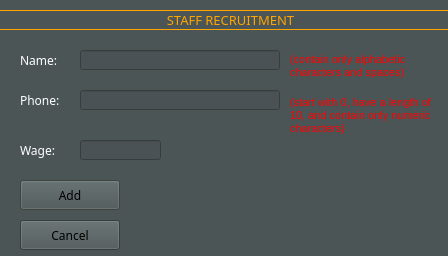
<?xml version="1.0" encoding="UTF-8"?>
<ui version="4.0">
 <class>AddToStaff</class>
 <widget class="QDialog" name="AddToStaff">
  <property name="geometry">
   <rect>
    <x>0</x>
    <y>0</y>
    <width>448</width>
    <height>256</height>
   </rect>
  </property>
  <property name="palette">
   <palette>
    <active>
     <colorrole role="WindowText">
      <brush brushstyle="SolidPattern">
       <color alpha="255">
        <red>255</red>
        <green>255</green>
        <blue>255</blue>
       </color>
      </brush>
     </colorrole>
     <colorrole role="Button">
      <brush brushstyle="SolidPattern">
       <color alpha="255">
        <red>75</red>
        <green>85</green>
        <blue>85</blue>
       </color>
      </brush>
     </colorrole>
     <colorrole role="Light">
      <brush brushstyle="SolidPattern">
       <color alpha="255">
        <red>112</red>
        <green>127</green>
        <blue>127</blue>
       </color>
      </brush>
     </colorrole>
     <colorrole role="Midlight">
      <brush brushstyle="SolidPattern">
       <color alpha="255">
        <red>93</red>
        <green>106</green>
        <blue>106</blue>
       </color>
      </brush>
     </colorrole>
     <colorrole role="Dark">
      <brush brushstyle="SolidPattern">
       <color alpha="255">
        <red>37</red>
        <green>42</green>
        <blue>42</blue>
       </color>
      </brush>
     </colorrole>
     <colorrole role="Mid">
      <brush brushstyle="SolidPattern">
       <color alpha="255">
        <red>50</red>
        <green>57</green>
        <blue>57</blue>
       </color>
      </brush>
     </colorrole>
     <colorrole role="Text">
      <brush brushstyle="SolidPattern">
       <color alpha="255">
        <red>0</red>
        <green>0</green>
        <blue>0</blue>
       </color>
      </brush>
     </colorrole>
     <colorrole role="BrightText">
      <brush brushstyle="SolidPattern">
       <color alpha="255">
        <red>255</red>
        <green>255</green>
        <blue>255</blue>
       </color>
      </brush>
     </colorrole>
     <colorrole role="ButtonText">
      <brush brushstyle="SolidPattern">
       <color alpha="255">
        <red>0</red>
        <green>0</green>
        <blue>0</blue>
       </color>
      </brush>
     </colorrole>
     <colorrole role="Base">
      <brush brushstyle="SolidPattern">
       <color alpha="255">
        <red>74</red>
        <green>82</green>
        <blue>85</blue>
       </color>
      </brush>
     </colorrole>
     <colorrole role="Window">
      <brush brushstyle="SolidPattern">
       <color alpha="255">
        <red>75</red>
        <green>85</green>
        <blue>85</blue>
       </color>
      </brush>
     </colorrole>
     <colorrole role="Shadow">
      <brush brushstyle="SolidPattern">
       <color alpha="255">
        <red>113</red>
        <green>126</green>
        <blue>130</blue>
       </color>
      </brush>
     </colorrole>
     <colorrole role="Highlight">
      <brush brushstyle="SolidPattern">
       <color alpha="255">
        <red>76</red>
        <green>85</green>
        <blue>78</blue>
       </color>
      </brush>
     </colorrole>
     <colorrole role="AlternateBase">
      <brush brushstyle="SolidPattern">
       <color alpha="255">
        <red>37</red>
        <green>42</green>
        <blue>42</blue>
       </color>
      </brush>
     </colorrole>
     <colorrole role="ToolTipBase">
      <brush brushstyle="SolidPattern">
       <color alpha="255">
        <red>255</red>
        <green>255</green>
        <blue>220</blue>
       </color>
      </brush>
     </colorrole>
     <colorrole role="ToolTipText">
      <brush brushstyle="SolidPattern">
       <color alpha="255">
        <red>0</red>
        <green>0</green>
        <blue>0</blue>
       </color>
      </brush>
     </colorrole>
     <colorrole role="PlaceholderText">
      <brush brushstyle="SolidPattern">
       <color alpha="127">
        <red>255</red>
        <green>255</green>
        <blue>255</blue>
       </color>
      </brush>
     </colorrole>
     <colorrole role="Accent">
      <brush brushstyle="SolidPattern">
       <color alpha="255">
        <red>0</red>
        <green>255</green>
        <blue>255</blue>
       </color>
      </brush>
     </colorrole>
    </active>
    <inactive>
     <colorrole role="WindowText">
      <brush brushstyle="SolidPattern">
       <color alpha="255">
        <red>255</red>
        <green>255</green>
        <blue>255</blue>
       </color>
      </brush>
     </colorrole>
     <colorrole role="Button">
      <brush brushstyle="SolidPattern">
       <color alpha="255">
        <red>75</red>
        <green>85</green>
        <blue>85</blue>
       </color>
      </brush>
     </colorrole>
     <colorrole role="Light">
      <brush brushstyle="SolidPattern">
       <color alpha="255">
        <red>112</red>
        <green>127</green>
        <blue>127</blue>
       </color>
      </brush>
     </colorrole>
     <colorrole role="Midlight">
      <brush brushstyle="SolidPattern">
       <color alpha="255">
        <red>93</red>
        <green>106</green>
        <blue>106</blue>
       </color>
      </brush>
     </colorrole>
     <colorrole role="Dark">
      <brush brushstyle="SolidPattern">
       <color alpha="255">
        <red>37</red>
        <green>42</green>
        <blue>42</blue>
       </color>
      </brush>
     </colorrole>
     <colorrole role="Mid">
      <brush brushstyle="SolidPattern">
       <color alpha="255">
        <red>50</red>
        <green>57</green>
        <blue>57</blue>
       </color>
      </brush>
     </colorrole>
     <colorrole role="Text">
      <brush brushstyle="SolidPattern">
       <color alpha="255">
        <red>0</red>
        <green>0</green>
        <blue>0</blue>
       </color>
      </brush>
     </colorrole>
     <colorrole role="BrightText">
      <brush brushstyle="SolidPattern">
       <color alpha="255">
        <red>255</red>
        <green>255</green>
        <blue>255</blue>
       </color>
      </brush>
     </colorrole>
     <colorrole role="ButtonText">
      <brush brushstyle="SolidPattern">
       <color alpha="255">
        <red>0</red>
        <green>0</green>
        <blue>0</blue>
       </color>
      </brush>
     </colorrole>
     <colorrole role="Base">
      <brush brushstyle="SolidPattern">
       <color alpha="255">
        <red>74</red>
        <green>82</green>
        <blue>85</blue>
       </color>
      </brush>
     </colorrole>
     <colorrole role="Window">
      <brush brushstyle="SolidPattern">
       <color alpha="255">
        <red>75</red>
        <green>85</green>
        <blue>85</blue>
       </color>
      </brush>
     </colorrole>
     <colorrole role="Shadow">
      <brush brushstyle="SolidPattern">
       <color alpha="255">
        <red>113</red>
        <green>126</green>
        <blue>130</blue>
       </color>
      </brush>
     </colorrole>
     <colorrole role="Highlight">
      <brush brushstyle="SolidPattern">
       <color alpha="255">
        <red>76</red>
        <green>85</green>
        <blue>78</blue>
       </color>
      </brush>
     </colorrole>
     <colorrole role="AlternateBase">
      <brush brushstyle="SolidPattern">
       <color alpha="255">
        <red>37</red>
        <green>42</green>
        <blue>42</blue>
       </color>
      </brush>
     </colorrole>
     <colorrole role="ToolTipBase">
      <brush brushstyle="SolidPattern">
       <color alpha="255">
        <red>255</red>
        <green>255</green>
        <blue>220</blue>
       </color>
      </brush>
     </colorrole>
     <colorrole role="ToolTipText">
      <brush brushstyle="SolidPattern">
       <color alpha="255">
        <red>0</red>
        <green>0</green>
        <blue>0</blue>
       </color>
      </brush>
     </colorrole>
     <colorrole role="PlaceholderText">
      <brush brushstyle="SolidPattern">
       <color alpha="127">
        <red>255</red>
        <green>255</green>
        <blue>255</blue>
       </color>
      </brush>
     </colorrole>
     <colorrole role="Accent">
      <brush brushstyle="SolidPattern">
       <color alpha="255">
        <red>0</red>
        <green>255</green>
        <blue>255</blue>
       </color>
      </brush>
     </colorrole>
    </inactive>
    <disabled>
     <colorrole role="WindowText">
      <brush brushstyle="SolidPattern">
       <color alpha="255">
        <red>37</red>
        <green>42</green>
        <blue>42</blue>
       </color>
      </brush>
     </colorrole>
     <colorrole role="Button">
      <brush brushstyle="SolidPattern">
       <color alpha="255">
        <red>75</red>
        <green>85</green>
        <blue>85</blue>
       </color>
      </brush>
     </colorrole>
     <colorrole role="Light">
      <brush brushstyle="SolidPattern">
       <color alpha="255">
        <red>112</red>
        <green>127</green>
        <blue>127</blue>
       </color>
      </brush>
     </colorrole>
     <colorrole role="Midlight">
      <brush brushstyle="SolidPattern">
       <color alpha="255">
        <red>93</red>
        <green>106</green>
        <blue>106</blue>
       </color>
      </brush>
     </colorrole>
     <colorrole role="Dark">
      <brush brushstyle="SolidPattern">
       <color alpha="255">
        <red>37</red>
        <green>42</green>
        <blue>42</blue>
       </color>
      </brush>
     </colorrole>
     <colorrole role="Mid">
      <brush brushstyle="SolidPattern">
       <color alpha="255">
        <red>50</red>
        <green>57</green>
        <blue>57</blue>
       </color>
      </brush>
     </colorrole>
     <colorrole role="Text">
      <brush brushstyle="SolidPattern">
       <color alpha="255">
        <red>37</red>
        <green>42</green>
        <blue>42</blue>
       </color>
      </brush>
     </colorrole>
     <colorrole role="BrightText">
      <brush brushstyle="SolidPattern">
       <color alpha="255">
        <red>255</red>
        <green>255</green>
        <blue>255</blue>
       </color>
      </brush>
     </colorrole>
     <colorrole role="ButtonText">
      <brush brushstyle="SolidPattern">
       <color alpha="255">
        <red>37</red>
        <green>42</green>
        <blue>42</blue>
       </color>
      </brush>
     </colorrole>
     <colorrole role="Base">
      <brush brushstyle="SolidPattern">
       <color alpha="255">
        <red>75</red>
        <green>85</green>
        <blue>85</blue>
       </color>
      </brush>
     </colorrole>
     <colorrole role="Window">
      <brush brushstyle="SolidPattern">
       <color alpha="255">
        <red>75</red>
        <green>85</green>
        <blue>85</blue>
       </color>
      </brush>
     </colorrole>
     <colorrole role="Shadow">
      <brush brushstyle="SolidPattern">
       <color alpha="255">
        <red>113</red>
        <green>126</green>
        <blue>130</blue>
       </color>
      </brush>
     </colorrole>
     <colorrole role="AlternateBase">
      <brush brushstyle="SolidPattern">
       <color alpha="255">
        <red>75</red>
        <green>85</green>
        <blue>85</blue>
       </color>
      </brush>
     </colorrole>
     <colorrole role="ToolTipBase">
      <brush brushstyle="SolidPattern">
       <color alpha="255">
        <red>255</red>
        <green>255</green>
        <blue>220</blue>
       </color>
      </brush>
     </colorrole>
     <colorrole role="ToolTipText">
      <brush brushstyle="SolidPattern">
       <color alpha="255">
        <red>0</red>
        <green>0</green>
        <blue>0</blue>
       </color>
      </brush>
     </colorrole>
     <colorrole role="PlaceholderText">
      <brush brushstyle="SolidPattern">
       <color alpha="127">
        <red>255</red>
        <green>255</green>
        <blue>255</blue>
       </color>
      </brush>
     </colorrole>
     <colorrole role="Accent">
      <brush brushstyle="SolidPattern">
       <color alpha="255">
        <red>0</red>
        <green>255</green>
        <blue>255</blue>
       </color>
      </brush>
     </colorrole>
    </disabled>
   </palette>
  </property>
  <property name="windowTitle">
   <string>Add Staff</string>
  </property>
  <widget class="QLabel" name="nameLabel">
   <property name="geometry">
    <rect>
     <x>20</x>
     <y>50</y>
     <width>60</width>
     <height>20</height>
    </rect>
   </property>
   <property name="font">
    <font>
     <family>Sitka</family>
    </font>
   </property>
   <property name="text">
    <string>Name:</string>
   </property>
  </widget>
  <widget class="QLineEdit" name="txtName">
   <property name="geometry">
    <rect>
     <x>80</x>
     <y>50</y>
     <width>200</width>
     <height>20</height>
    </rect>
   </property>
   <property name="font">
    <font>
     <family>Sitka</family>
    </font>
   </property>
  </widget>
  <widget class="QLabel" name="phoneLabel">
   <property name="geometry">
    <rect>
     <x>20</x>
     <y>90</y>
     <width>60</width>
     <height>20</height>
    </rect>
   </property>
   <property name="font">
    <font>
     <family>Sitka</family>
    </font>
   </property>
   <property name="text">
    <string>Phone:</string>
   </property>
  </widget>
  <widget class="QLineEdit" name="txtPhone">
   <property name="geometry">
    <rect>
     <x>80</x>
     <y>90</y>
     <width>200</width>
     <height>20</height>
    </rect>
   </property>
   <property name="font">
    <font>
     <family>Sitka</family>
    </font>
   </property>
  </widget>
  <widget class="QLabel" name="wageLabel">
   <property name="geometry">
    <rect>
     <x>20</x>
     <y>140</y>
     <width>60</width>
     <height>20</height>
    </rect>
   </property>
   <property name="font">
    <font>
     <family>Sitka</family>
    </font>
   </property>
   <property name="text">
    <string>Wage:</string>
   </property>
  </widget>
  <widget class="QLineEdit" name="txtWage">
   <property name="geometry">
    <rect>
     <x>80</x>
     <y>140</y>
     <width>81</width>
     <height>20</height>
    </rect>
   </property>
   <property name="font">
    <font>
     <family>Sitka</family>
    </font>
   </property>
  </widget>
  <widget class="QPushButton" name="addBtn">
   <property name="geometry">
    <rect>
     <x>20</x>
     <y>180</y>
     <width>100</width>
     <height>30</height>
    </rect>
   </property>
   <property name="font">
    <font>
     <family>Sitka</family>
    </font>
   </property>
   <property name="text">
    <string>Add</string>
   </property>
  </widget>
  <widget class="QLabel" name="label_4">
   <property name="geometry">
    <rect>
     <x>290</x>
     <y>40</y>
     <width>141</width>
     <height>51</height>
    </rect>
   </property>
   <property name="font">
    <font>
     <pointsize>8</pointsize>
    </font>
   </property>
   <property name="styleSheet">
    <string notr="true">color: red;</string>
   </property>
   <property name="text">
    <string>(contain only alphabetic characters and spaces)</string>
   </property>
   <property name="wordWrap">
    <bool>true</bool>
   </property>
  </widget>
  <widget class="QLabel" name="label_5">
   <property name="geometry">
    <rect>
     <x>290</x>
     <y>90</y>
     <width>151</width>
     <height>51</height>
    </rect>
   </property>
   <property name="font">
    <font>
     <pointsize>8</pointsize>
    </font>
   </property>
   <property name="styleSheet">
    <string notr="true">color: red;</string>
   </property>
   <property name="text">
    <string>(start with 0, have a length of 10, and contain only numeric characters)</string>
   </property>
   <property name="wordWrap">
    <bool>true</bool>
   </property>
  </widget>
  <widget class="QLabel" name="Header">
   <property name="geometry">
    <rect>
     <x>-10</x>
     <y>10</y>
     <width>481</width>
     <height>20</height>
    </rect>
   </property>
   <property name="font">
    <font>
     <family>Sitka</family>
     <pointsize>10</pointsize>
    </font>
   </property>
   <property name="styleSheet">
    <string notr="true">color:orange;</string>
   </property>
   <property name="frameShape">
    <enum>QFrame::Box</enum>
   </property>
   <property name="text">
    <string>STAFF RECRUITMENT</string>
   </property>
   <property name="alignment">
    <set>Qt::AlignCenter</set>
   </property>
  </widget>
  <widget class="QPushButton" name="cancelBtn">
   <property name="geometry">
    <rect>
     <x>20</x>
     <y>220</y>
     <width>100</width>
     <height>30</height>
    </rect>
   </property>
   <property name="palette">
    <palette>
     <active>
      <colorrole role="WindowText">
       <brush brushstyle="SolidPattern">
        <color alpha="255">
         <red>255</red>
         <green>255</green>
         <blue>255</blue>
        </color>
       </brush>
      </colorrole>
      <colorrole role="Button">
       <brush brushstyle="SolidPattern">
        <color alpha="255">
         <red>75</red>
         <green>85</green>
         <blue>85</blue>
        </color>
       </brush>
      </colorrole>
      <colorrole role="Light">
       <brush brushstyle="SolidPattern">
        <color alpha="255">
         <red>112</red>
         <green>127</green>
         <blue>127</blue>
        </color>
       </brush>
      </colorrole>
      <colorrole role="Midlight">
       <brush brushstyle="SolidPattern">
        <color alpha="255">
         <red>93</red>
         <green>106</green>
         <blue>106</blue>
        </color>
       </brush>
      </colorrole>
      <colorrole role="Dark">
       <brush brushstyle="SolidPattern">
        <color alpha="255">
         <red>37</red>
         <green>42</green>
         <blue>42</blue>
        </color>
       </brush>
      </colorrole>
      <colorrole role="Mid">
       <brush brushstyle="SolidPattern">
        <color alpha="255">
         <red>50</red>
         <green>57</green>
         <blue>57</blue>
        </color>
       </brush>
      </colorrole>
      <colorrole role="Text">
       <brush brushstyle="SolidPattern">
        <color alpha="255">
         <red>0</red>
         <green>0</green>
         <blue>0</blue>
        </color>
       </brush>
      </colorrole>
      <colorrole role="BrightText">
       <brush brushstyle="SolidPattern">
        <color alpha="255">
         <red>255</red>
         <green>255</green>
         <blue>255</blue>
        </color>
       </brush>
      </colorrole>
      <colorrole role="ButtonText">
       <brush brushstyle="SolidPattern">
        <color alpha="255">
         <red>0</red>
         <green>0</green>
         <blue>0</blue>
        </color>
       </brush>
      </colorrole>
      <colorrole role="Base">
       <brush brushstyle="SolidPattern">
        <color alpha="255">
         <red>74</red>
         <green>82</green>
         <blue>85</blue>
        </color>
       </brush>
      </colorrole>
      <colorrole role="Window">
       <brush brushstyle="SolidPattern">
        <color alpha="255">
         <red>75</red>
         <green>85</green>
         <blue>85</blue>
        </color>
       </brush>
      </colorrole>
      <colorrole role="Shadow">
       <brush brushstyle="SolidPattern">
        <color alpha="255">
         <red>113</red>
         <green>126</green>
         <blue>130</blue>
        </color>
       </brush>
      </colorrole>
      <colorrole role="Highlight">
       <brush brushstyle="SolidPattern">
        <color alpha="255">
         <red>76</red>
         <green>85</green>
         <blue>78</blue>
        </color>
       </brush>
      </colorrole>
      <colorrole role="AlternateBase">
       <brush brushstyle="SolidPattern">
        <color alpha="255">
         <red>37</red>
         <green>42</green>
         <blue>42</blue>
        </color>
       </brush>
      </colorrole>
      <colorrole role="ToolTipBase">
       <brush brushstyle="SolidPattern">
        <color alpha="255">
         <red>255</red>
         <green>255</green>
         <blue>220</blue>
        </color>
       </brush>
      </colorrole>
      <colorrole role="ToolTipText">
       <brush brushstyle="SolidPattern">
        <color alpha="255">
         <red>0</red>
         <green>0</green>
         <blue>0</blue>
        </color>
       </brush>
      </colorrole>
      <colorrole role="PlaceholderText">
       <brush brushstyle="SolidPattern">
        <color alpha="127">
         <red>255</red>
         <green>255</green>
         <blue>255</blue>
        </color>
       </brush>
      </colorrole>
      <colorrole role="Accent">
       <brush brushstyle="SolidPattern">
        <color alpha="255">
         <red>0</red>
         <green>255</green>
         <blue>255</blue>
        </color>
       </brush>
      </colorrole>
     </active>
     <inactive>
      <colorrole role="WindowText">
       <brush brushstyle="SolidPattern">
        <color alpha="255">
         <red>255</red>
         <green>255</green>
         <blue>255</blue>
        </color>
       </brush>
      </colorrole>
      <colorrole role="Button">
       <brush brushstyle="SolidPattern">
        <color alpha="255">
         <red>75</red>
         <green>85</green>
         <blue>85</blue>
        </color>
       </brush>
      </colorrole>
      <colorrole role="Light">
       <brush brushstyle="SolidPattern">
        <color alpha="255">
         <red>112</red>
         <green>127</green>
         <blue>127</blue>
        </color>
       </brush>
      </colorrole>
      <colorrole role="Midlight">
       <brush brushstyle="SolidPattern">
        <color alpha="255">
         <red>93</red>
         <green>106</green>
         <blue>106</blue>
        </color>
       </brush>
      </colorrole>
      <colorrole role="Dark">
       <brush brushstyle="SolidPattern">
        <color alpha="255">
         <red>37</red>
         <green>42</green>
         <blue>42</blue>
        </color>
       </brush>
      </colorrole>
      <colorrole role="Mid">
       <brush brushstyle="SolidPattern">
        <color alpha="255">
         <red>50</red>
         <green>57</green>
         <blue>57</blue>
        </color>
       </brush>
      </colorrole>
      <colorrole role="Text">
       <brush brushstyle="SolidPattern">
        <color alpha="255">
         <red>0</red>
         <green>0</green>
         <blue>0</blue>
        </color>
       </brush>
      </colorrole>
      <colorrole role="BrightText">
       <brush brushstyle="SolidPattern">
        <color alpha="255">
         <red>255</red>
         <green>255</green>
         <blue>255</blue>
        </color>
       </brush>
      </colorrole>
      <colorrole role="ButtonText">
       <brush brushstyle="SolidPattern">
        <color alpha="255">
         <red>0</red>
         <green>0</green>
         <blue>0</blue>
        </color>
       </brush>
      </colorrole>
      <colorrole role="Base">
       <brush brushstyle="SolidPattern">
        <color alpha="255">
         <red>74</red>
         <green>82</green>
         <blue>85</blue>
        </color>
       </brush>
      </colorrole>
      <colorrole role="Window">
       <brush brushstyle="SolidPattern">
        <color alpha="255">
         <red>75</red>
         <green>85</green>
         <blue>85</blue>
        </color>
       </brush>
      </colorrole>
      <colorrole role="Shadow">
       <brush brushstyle="SolidPattern">
        <color alpha="255">
         <red>113</red>
         <green>126</green>
         <blue>130</blue>
        </color>
       </brush>
      </colorrole>
      <colorrole role="Highlight">
       <brush brushstyle="SolidPattern">
        <color alpha="255">
         <red>76</red>
         <green>85</green>
         <blue>78</blue>
        </color>
       </brush>
      </colorrole>
      <colorrole role="AlternateBase">
       <brush brushstyle="SolidPattern">
        <color alpha="255">
         <red>37</red>
         <green>42</green>
         <blue>42</blue>
        </color>
       </brush>
      </colorrole>
      <colorrole role="ToolTipBase">
       <brush brushstyle="SolidPattern">
        <color alpha="255">
         <red>255</red>
         <green>255</green>
         <blue>220</blue>
        </color>
       </brush>
      </colorrole>
      <colorrole role="ToolTipText">
       <brush brushstyle="SolidPattern">
        <color alpha="255">
         <red>0</red>
         <green>0</green>
         <blue>0</blue>
        </color>
       </brush>
      </colorrole>
      <colorrole role="PlaceholderText">
       <brush brushstyle="SolidPattern">
        <color alpha="127">
         <red>255</red>
         <green>255</green>
         <blue>255</blue>
        </color>
       </brush>
      </colorrole>
      <colorrole role="Accent">
       <brush brushstyle="SolidPattern">
        <color alpha="255">
         <red>0</red>
         <green>255</green>
         <blue>255</blue>
        </color>
       </brush>
      </colorrole>
     </inactive>
     <disabled>
      <colorrole role="WindowText">
       <brush brushstyle="SolidPattern">
        <color alpha="255">
         <red>37</red>
         <green>42</green>
         <blue>42</blue>
        </color>
       </brush>
      </colorrole>
      <colorrole role="Button">
       <brush brushstyle="SolidPattern">
        <color alpha="255">
         <red>75</red>
         <green>85</green>
         <blue>85</blue>
        </color>
       </brush>
      </colorrole>
      <colorrole role="Light">
       <brush brushstyle="SolidPattern">
        <color alpha="255">
         <red>112</red>
         <green>127</green>
         <blue>127</blue>
        </color>
       </brush>
      </colorrole>
      <colorrole role="Midlight">
       <brush brushstyle="SolidPattern">
        <color alpha="255">
         <red>93</red>
         <green>106</green>
         <blue>106</blue>
        </color>
       </brush>
      </colorrole>
      <colorrole role="Dark">
       <brush brushstyle="SolidPattern">
        <color alpha="255">
         <red>37</red>
         <green>42</green>
         <blue>42</blue>
        </color>
       </brush>
      </colorrole>
      <colorrole role="Mid">
       <brush brushstyle="SolidPattern">
        <color alpha="255">
         <red>50</red>
         <green>57</green>
         <blue>57</blue>
        </color>
       </brush>
      </colorrole>
      <colorrole role="Text">
       <brush brushstyle="SolidPattern">
        <color alpha="255">
         <red>37</red>
         <green>42</green>
         <blue>42</blue>
        </color>
       </brush>
      </colorrole>
      <colorrole role="BrightText">
       <brush brushstyle="SolidPattern">
        <color alpha="255">
         <red>255</red>
         <green>255</green>
         <blue>255</blue>
        </color>
       </brush>
      </colorrole>
      <colorrole role="ButtonText">
       <brush brushstyle="SolidPattern">
        <color alpha="255">
         <red>37</red>
         <green>42</green>
         <blue>42</blue>
        </color>
       </brush>
      </colorrole>
      <colorrole role="Base">
       <brush brushstyle="SolidPattern">
        <color alpha="255">
         <red>75</red>
         <green>85</green>
         <blue>85</blue>
        </color>
       </brush>
      </colorrole>
      <colorrole role="Window">
       <brush brushstyle="SolidPattern">
        <color alpha="255">
         <red>75</red>
         <green>85</green>
         <blue>85</blue>
        </color>
       </brush>
      </colorrole>
      <colorrole role="Shadow">
       <brush brushstyle="SolidPattern">
        <color alpha="255">
         <red>113</red>
         <green>126</green>
         <blue>130</blue>
        </color>
       </brush>
      </colorrole>
      <colorrole role="AlternateBase">
       <brush brushstyle="SolidPattern">
        <color alpha="255">
         <red>75</red>
         <green>85</green>
         <blue>85</blue>
        </color>
       </brush>
      </colorrole>
      <colorrole role="ToolTipBase">
       <brush brushstyle="SolidPattern">
        <color alpha="255">
         <red>255</red>
         <green>255</green>
         <blue>220</blue>
        </color>
       </brush>
      </colorrole>
      <colorrole role="ToolTipText">
       <brush brushstyle="SolidPattern">
        <color alpha="255">
         <red>0</red>
         <green>0</green>
         <blue>0</blue>
        </color>
       </brush>
      </colorrole>
      <colorrole role="PlaceholderText">
       <brush brushstyle="SolidPattern">
        <color alpha="127">
         <red>255</red>
         <green>255</green>
         <blue>255</blue>
        </color>
       </brush>
      </colorrole>
      <colorrole role="Accent">
       <brush brushstyle="SolidPattern">
        <color alpha="255">
         <red>0</red>
         <green>255</green>
         <blue>255</blue>
        </color>
       </brush>
      </colorrole>
     </disabled>
    </palette>
   </property>
   <property name="font">
    <font>
     <family>Sitka</family>
    </font>
   </property>
   <property name="text">
    <string>Cancel</string>
   </property>
  </widget>
 </widget>
 <resources/>
 <connections/>
</ui>
